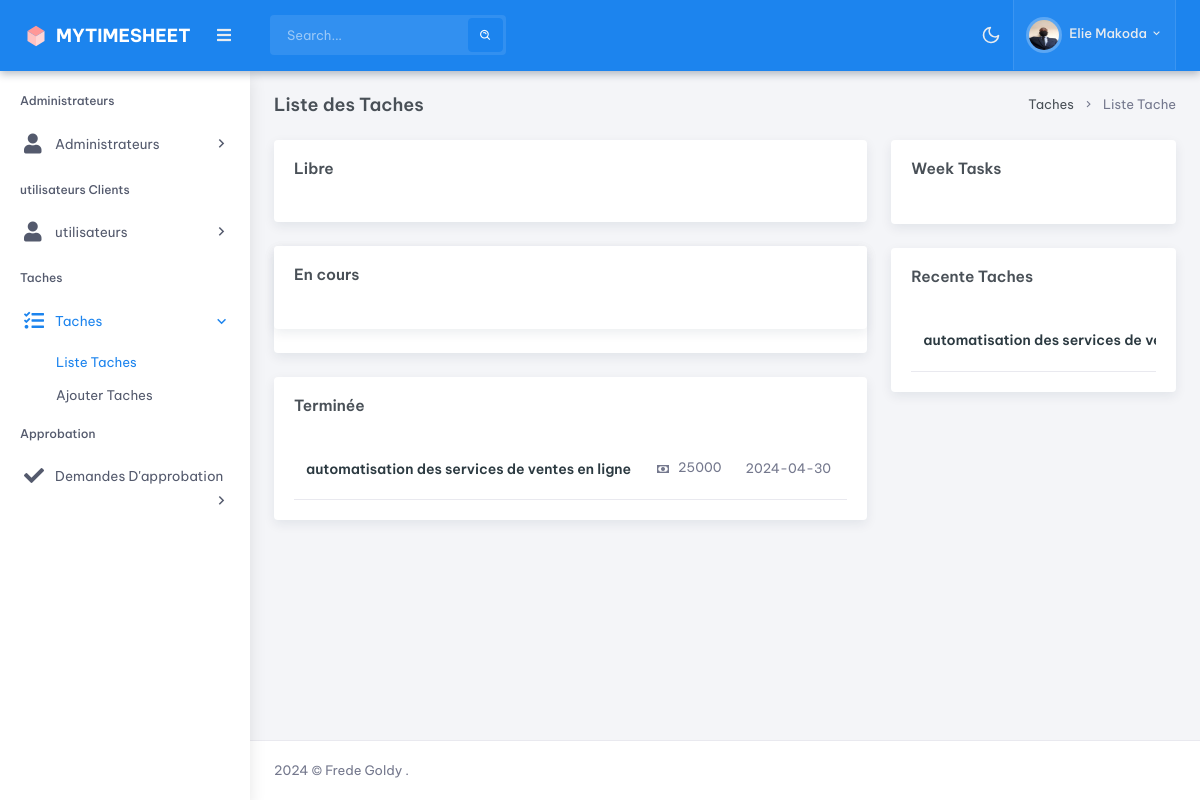
The page /admin/task/listeTache.php (signed in) on the database its author committed.
### tables this page shows
CREATE TABLE `projet` (
  `idProjet` int(11) NOT NULL,
  `nomProjet` varchar(255) NOT NULL,
  `descriptionProjet` text NOT NULL,
  `dateDebutProjet` varchar(255) NOT NULL,
  `dateFinProjet` varchar(255) NOT NULL,
  `statutProjet` int(255) NOT NULL DEFAULT 0,
  `PrixProjet` int(255) NOT NULL,
  `idUser` int(255) DEFAULT NULL,
  `idAdmin` int(155) NOT NULL,
  `DateAjoutProjet` datetime NOT NULL DEFAULT current_timestamp()
);

### config/app.php (called while the page is built, shortened)
<?php
class App
{
    public $host =  "localhost";
    public $database = "timesheet";
    public $password = "";
    public $user = "root";
    public $lien_connexion;
    public function connecter()
    {
        $this->lien_connexion =  new PDO("mysql:host=" . $this->host . ";dbname=" . $this->database . ";charset=utf8", $this->user, $this->password, array(PDO::MYSQL_ATTR_INIT_COMMAND => "SET NAMES utf8"));
    }
    public function SelectionnerTout($requete)
    {
        $ligne = $this->lien_connexion->query($requete);
        $ligne->execute();
        $resultat = $ligne->fetchAll(PDO::FETCH_OBJ);
        if ($resultat) {
            return $resultat;
        } else {
            return false;
        }
    }
}

### admin/task/listeTache.php (the view, shortened to what this page needs)
<?php
require "../../config/app.php";
$apps = new App;
$terminer = $apps->SelectionnerTout("SELECT * FROM projet left join administrateur on administrateur.idAdmin=projet.idAdmin left join utilisateur on utilisateur.idUSer=projet.idUser WHERE statutProjet=2");
$recent = $apps->SelectionnerTout("SELECT * FROM projet  left join administrateur on administrateur.idAdmin=projet.idAdmin  WHERE 1 ORDER BY idProjet DESC LIMIT 3 ");
require "../../config/AdminHeader.php";
?>
<div class="main-content">
    <div class="page-content">
        <div class="container-fluid">
            <div class="row">
                <div class="col-12">
                    <div class="page-title-box d-sm-flex align-items-center justify-content-between">
                        <h4 class="mb-sm-0 font-size-18">Liste des Taches</h4>
                        <div class="page-title-right">
                            <ol class="breadcrumb m-0">
                                <li class="breadcrumb-item"><a href="javascript: void(0);">Taches</a></li>
                                <li class="breadcrumb-item active"> Liste Tache</li>
                            </ol>
                        </div>
                    </div>
                </div>
            </div>
            <div class="row">
                <div class="col-lg-8">
                    <div class="card">
                        <div class="card-body">
                            <h4 class="card-title mb-4">Libre</h4>
                        </div>
                    </div>
                    <div class="card">
                    <div class="card">
                        <div class="card-body">
                            <h4 class="card-title mb-4">En cours</h4>
                        </div>
                    </div>
                    </div>
                    <div class="card">
                        <div class="card-body">
                            <h4 class="card-title mb-4">Terminée</h4>
                            <div class="table-responsive">
                                <table class="table table-nowrap align-middle mb-0">
                                    <tbody>
                                        <?php
                                        if (isset($terminer) && $terminer != null) :
                                            foreach ($terminer as $disp) :
                                        ?>
                                                <tr>
                                                    <td>
                                                        <h5 class="text-truncate font-size-14 m-0"><a href="" data-bs-toggle="modal" data-bs-target=".bs-example-modal-lg" class="text-dark"><?php echo $disp->nomProjet ?></a></h5>
                                                    </td>
                                                    <td>
                                                        <p class="ml-4 text-muted mb-0">
                                                            <i class="mdi mdi-cash align-middle text-muted font-size-16 me-1"></i> <?php echo $disp->PrixProjet ?>
                                                        </p>
                                                    </td>
                                                    <td>
                                                        <p class="ml-4 text-muted mb-0"><?php echo $disp->dateFinProjet ?></p>
                                                    </td>
                                                    <td>
                                                    </td>
                                                </tr>
                                        <?php
                                            endforeach;
                                        endif;
                                        ?>
                                    </tbody>
                                </table>
                            </div>
                        </div>
                    </div>
                </div>
                <div class="col-lg-4">
                    <div class="card">
                        <div class="card-body">
                            <h4 class="card-title mb-3">Week Tasks</h4>
                            <div id="task-chart" data-colors='["#1c84ee", "#33c38e"]' class="apex-charts" dir="ltr"></div>
                        </div>
                    </div>
                    <div class="card">
                        <div class="card-body">
                            <h4 class="card-title mb-4">Recente Taches
                            </h4>
                            <div class="table-responsive">
                                <table class="table table-nowrap align-middle mb-0">
                                    <tbody>
                                        <?php
                                        if (isset($recent) && $recent != null) :
                                            foreach ($recent as $disp) :
                                        ?>
                                                <tr>
                                                    <td>
                                                        <h5 class="text-truncate font-size-14 m-0"><a href="javascript: void(0);" class="text-dark"><?php echo $disp->nomProjet ?></a></h5>
                                                    </td>
                                                </tr>
                                        <?php
                                            endforeach;
                                        endif;
                                        ?>
                                    </tbody>
                                </table>
                            </div>
                        </div>
                    </div>
                </div>
            </div>
        </div>
    </div>
</div>
<?php
require "../../config/AdminFooter.php";
?>

### rows shown on the page
projet: nomProjet "automatisation des services de ventes en ligne", PrixProjet "25000", dateFinProjet "2024-04-30", nomProjet "automatisation des services de…"

### other values the page prints
$_SESSION['nomAdmin'] "Elie Makoda"
